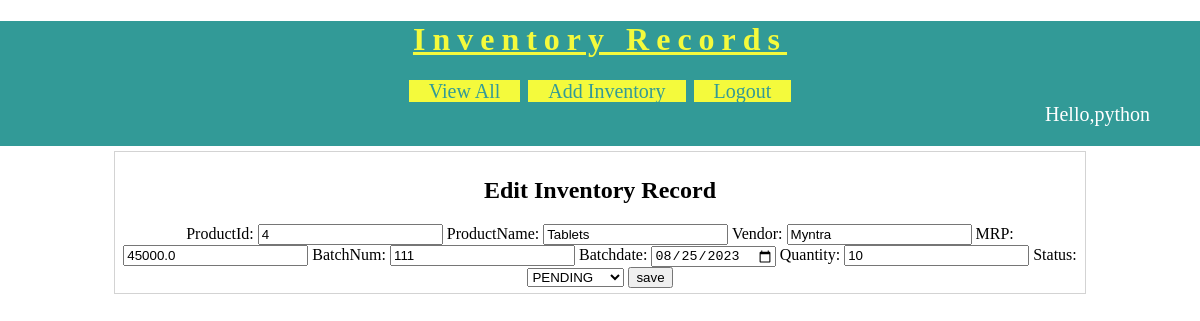
The page /app/edit-inventory?inventoryid=5 (signed in) on the database its author committed.
### app/models.py (models this page shows, shortened)
class inventory(models.Model):
    ProductId=models.IntegerField()
    ProductName=models.CharField(max_length=100)
    Vendor=models.CharField(max_length=100)
    MRP=models.FloatField()
    BatchNum=models.IntegerField()
    BatchDate=models.DateField()
    Quantity=models.CharField(max_length=100)
    status=models.CharField(max_length=200, choices=status, default='pending')

### app/views.py (the view)
# urls.py: path("edit-inventory",editinventory),
@login_required(login_url="login")
def editinventory(request):
    item=models.inventory.objects.get(id=request.GET['inventoryid'])
    fields={'ProductId':item.ProductId,'ProductName':item.ProductName,'Vendor':item.Vendor
            ,'MRP':item.MRP,'BatchNum':item.BatchNum,'BatchDate':item.BatchDate,'Quantity':item.Quantity,
            'status':item.status}
    form=inventoryform(initial=fields)
    res=render(request,'appl/edit-inventory.html',{'item':item,'form':form})
    return res

### app/forms.py
class inventoryform(forms.ModelForm):
    status=[
    ('approve','APPROVED'),
    ('pending','PENDING')
    ]
    ProductId=forms.IntegerField(label='ProductId')
    ProductName=forms.CharField(label="ProductName",max_length=100)
    Vendor=forms.CharField(label="Vendor",max_length=100)
    MRP=forms.FloatField(label="MRP")
    BatchNum=forms.IntegerField(label="BatchNum")
    BatchDate=forms.DateField(widget=forms.DateInput(attrs={'class': 'form-control', 'type': 'date'}))
    Quantity=forms.CharField(label="Quantity",max_length=100)
    status=forms.ChoiceField(choices=status, widget=forms.Select(attrs={'class': 'form-control'}))
    class Meta:
        model = inventory
        fields = '__all__'

### templates/appl/edit-inventory.html (shortened to what this page needs)
<!DOCTYPE html>
{% load static %}
<html>
   <head>
     <link rel="stylesheet" href="{% static 'css/appl.css'%}">
     </head>
     <body>
       <div id="header">
         <h1>Inventory Records</h1>
         <div id="nav">
           <a href="view-all">View All</a>
           <a href="new-inventory">Add Inventory</a>
          <a href="logout">Logout</a>
          </div>
          <div id="hello">Hello,{{request.session.username}}</div>
        </div>
        <div id="main">
            <h2>Edit Inventory Record</h2>
            <form action="edit" method="POST">
              {{form}}
              <input type="submit" value="save">
              </form>
            </div>
          </body>
        </html>

### static/css/appl.css (style rules this page uses)
body { background-color:white; margin:0px 0px 0px 0px; font-family:"calibri"; }
#header { background-color:#329A97; padding-bottom:20px; text-align:center; }
#header h1 { text-align:center; color:#F4FA3C; letter-spacing:7px; text-decoration:underline; }
#nav { width:60%; margin:auto; }
#nav a { background-color:#F4FA3C; width:150px; border:solid 2px #329A97; font-size:20px; text-decoration:none; color:#329A97; padding-left:20px; padding-right:20px; }
#main { margin: auto; border:solid 1px lightgray; width:80%; padding:5px; margin-top:5px; }
#main form, #main h2 { text-align:center; }
#hello { text-align:right; margin-right:50px; font-size:20px; color:white; }

### rows shown on the page
inventory: ProductId "4", ProductName "Tablets", Vendor "Myntra", MRP "45000.0", BatchNum "111", BatchDate "08/25/2023", Quantity "10", status "PENDING"

### other values the page prints
{{ request.session.username }} "python"
